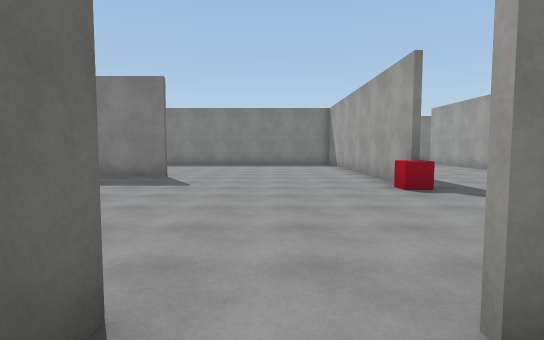
View 1 (above)

24 first-person views from a walk through a Unity game level. The camera is 1.5 m above the floor, tilts 4° down and sees 80° across. The floor is counted in squares, 2 m on a side. Each view is taken from the middle of a square. On the plan, view 1 faces up. The plan holds only what a view shows up to about 11 squares ahead; the rest is blank. The place goes on beyond the plan. The player character is not drawn. Surface patterns are stand-ins for the level's own textures.

View 2
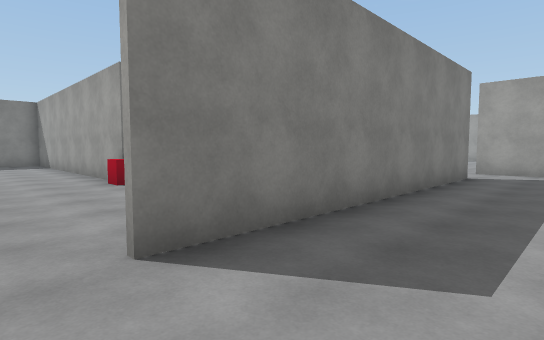

View 3
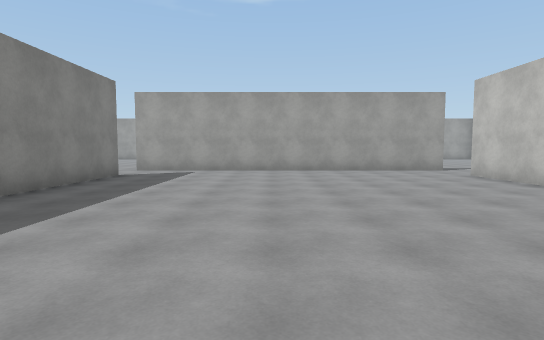

View 4
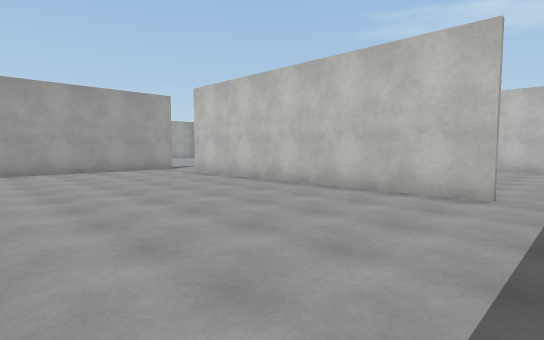

View 5
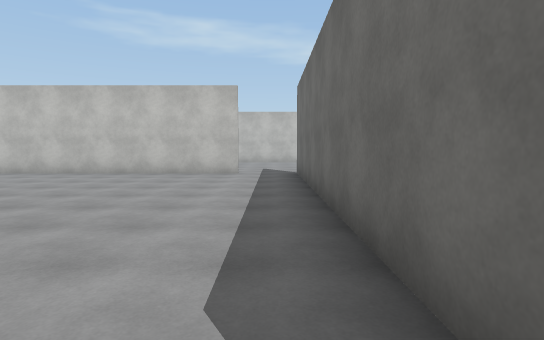

View 6
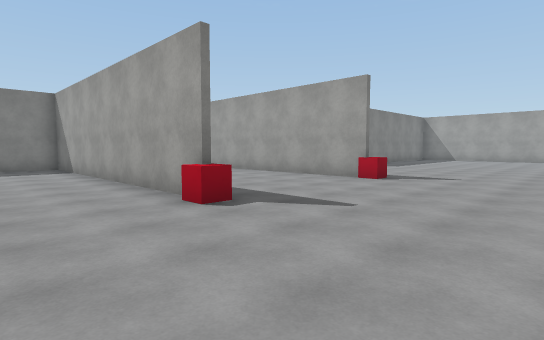

View 7
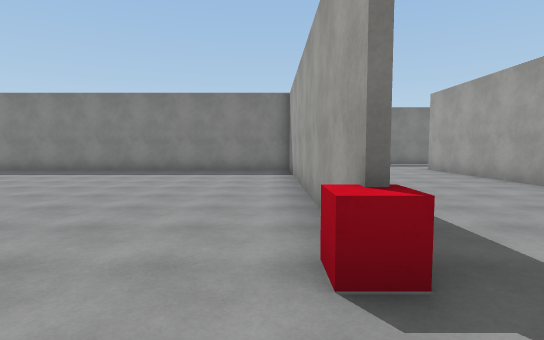

View 8
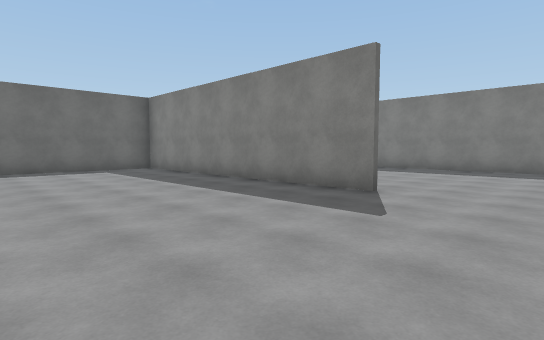

View 9
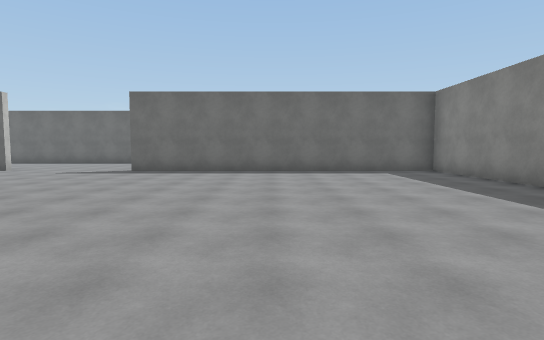

View 10
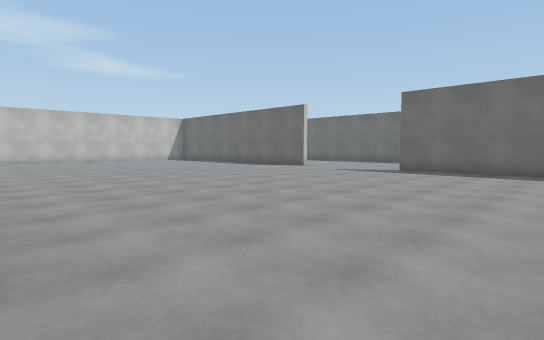

View 11
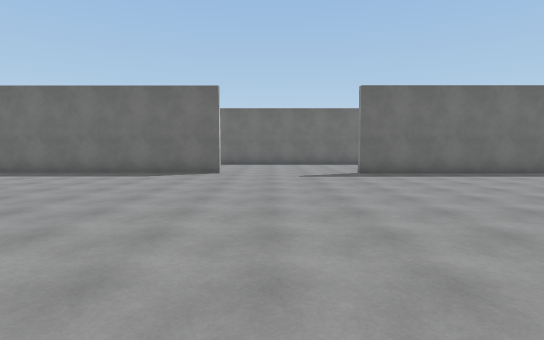

View 12
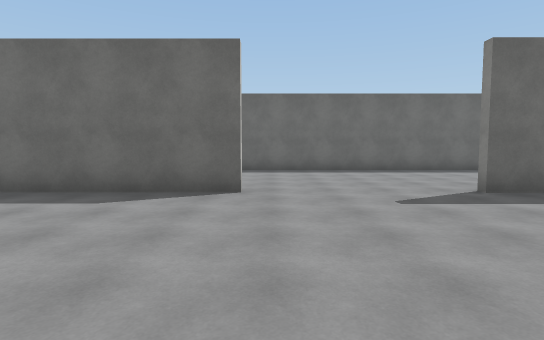

View 13
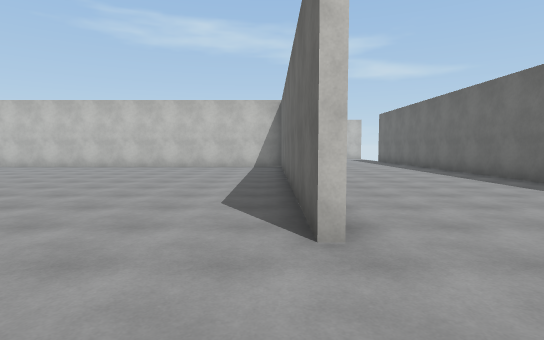

View 14
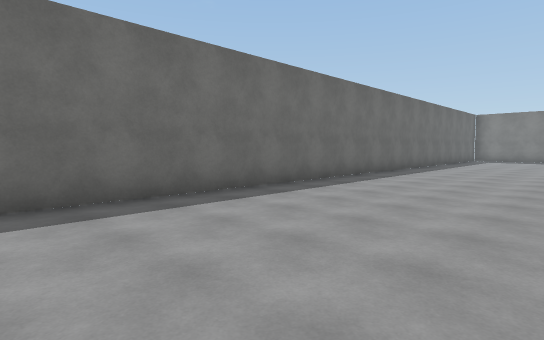

View 15
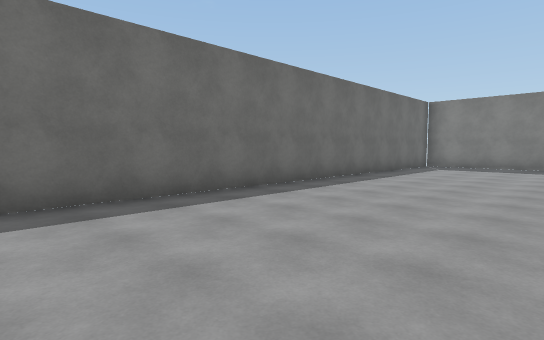

View 16
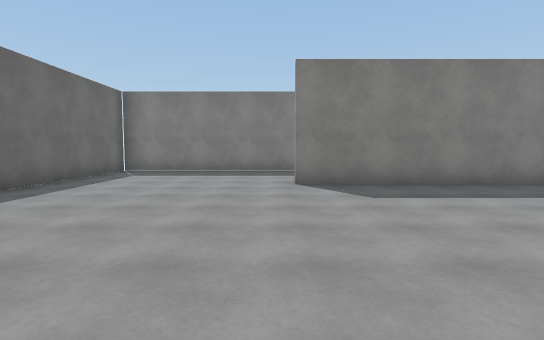

View 17
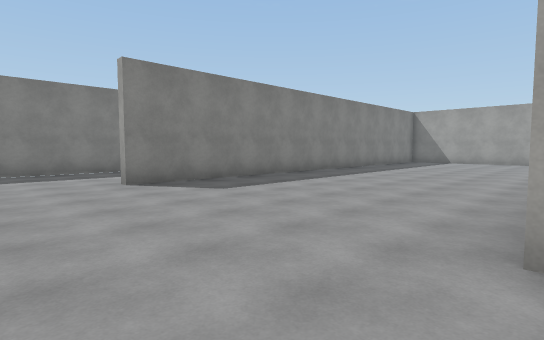

View 18
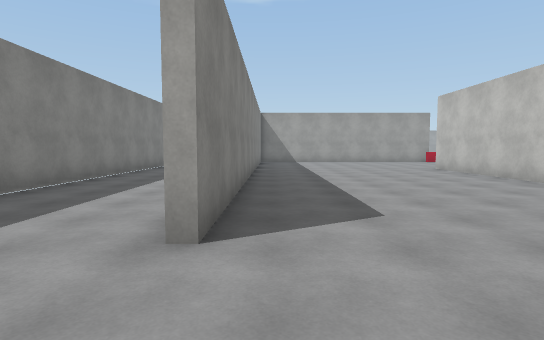

View 19
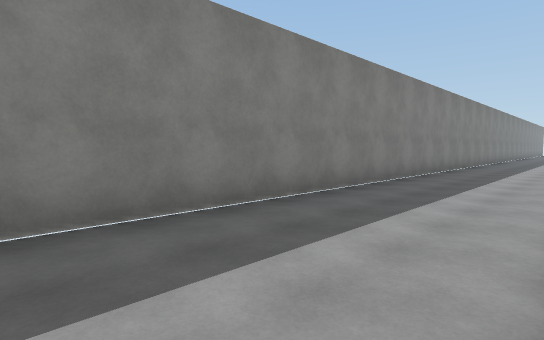

View 20
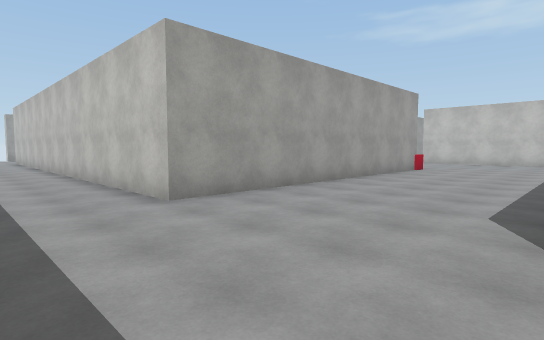

View 21
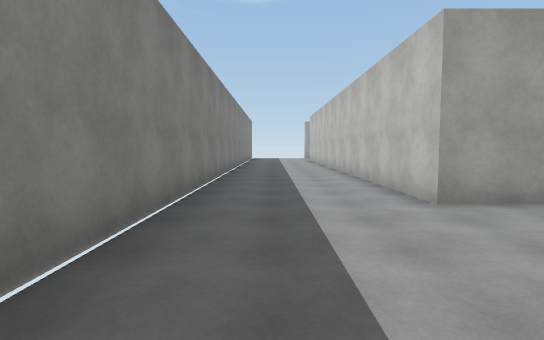

View 22
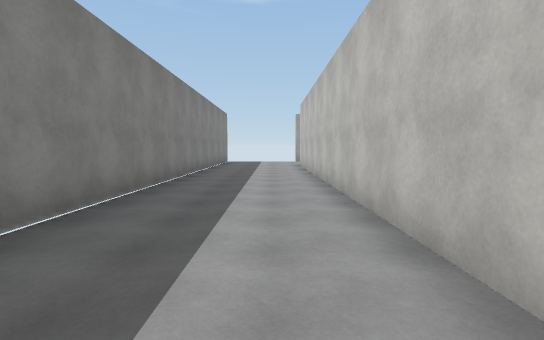

View 23
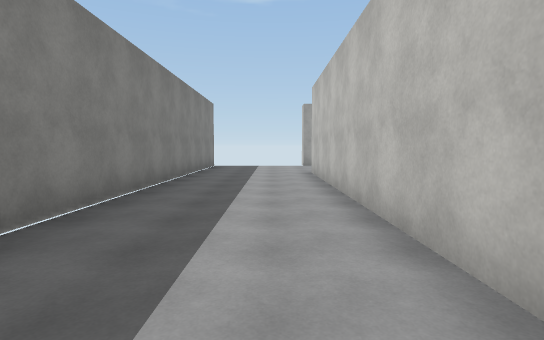

View 24
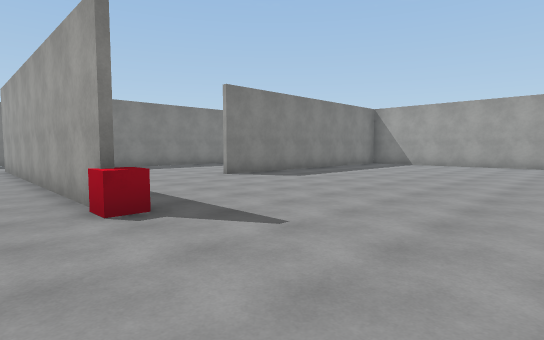

### Floor plan
Points are (right, up) in squares from view 1. A wall is a line through its corners. A room is listed if a view was taken in it or the views show most of it. See-through windows are left out.
Room 1 (views 1, 2, 3, 4)
walls: (8.8, 1.2) (0.8, 1.2); (-0.7, 0.4) (-0.7, -7.5); (0.9, -8.3) (8.6, -8.3); (10.4, -7.6) (10.4, 0.4)
ways out: opening at (0, -8) to room 2; opening at (0, 1) to room 2; opening at (9.5, -8) to room 2; opening at (9.5, 1) to room 2
Room 2 (views 5, 6, 7, 8, 9, 10, 11, 12, 13, 14, 15, 16, 17, 18, 19, 20, 21, 22, 23, 24)
walls: (-0.7, 1.4) (-0.7, 0.4); (2.6, 6.4) (2.6, 14.6) (-11.6, 14.6); (-2.6, 8.1) (-11.3, 8.1) (-11.3, -1.5); (7.2, 6.4) (7.2, 14.8) (20.5, 14.8); (10.4, 0.4) (10.4, 1.4); (-0.7, -7.5) (-0.7, -8.5); (-7.2, 8.3) (-3, 8.3); (10.4, -8.6) (10.4, -7.6); (-11.3, -5.5) (-11.3, -13.5); (14.4, 9.3) (11.5, 9.3); (0.2, 18.4) (-16.7, 18.4) (-16.7, -6); (20, 3.1) (20, 3.6); (-16.7, -9.8) (-16.7, -14.1); (20.5, 18.4) (4.5, 18.4)
ways out: opening at (0, -8) to room 1; opening at (0, 1) to room 1; opening at (9.5, -8) to room 1; opening at (9.5, 1) to room 1
objects: red cube (3, 6); red cube (7, 6) to (8, 6)

Where each view was taken, in squares from view 1:
view 1: 0 up, 0 right, facing up
view 2: 1 down, 0 right, facing up-right
view 3: 3 down, 0 right, facing right
view 4: 3 down, 0 right, facing down-right
view 5: 1 up, 0 right, facing down
view 6: 2 up, 0 right, facing up-right
view 7: 4 up, 2 right, facing up
view 8: 3 up, 0 right, facing up-left
view 9: 3 up, 1 left, facing left
view 10: 3 up, 1 left, facing down-left
view 11: 4 down, 2 left, facing left
view 12: 5 down, 6 left, facing left
view 13: 3 down, 11 left, facing down
view 14: 2 down, 12 left, facing up-left
view 15: 5 up, 12 left, facing up-left
view 16: 8 up, 12 left, facing up
view 17: 8 up, 14 left, facing up-right
view 18: 14 up, 14 left, facing right
view 19: 15 up, 12 left, facing up-right
view 20: 17 up, 3 right, facing down-right
view 21: 17 up, 3 right, facing right
view 22: 16 up, 8 right, facing right
view 23: 16 up, 12 right, facing right
view 24: 2 up, 6 right, facing up-right
